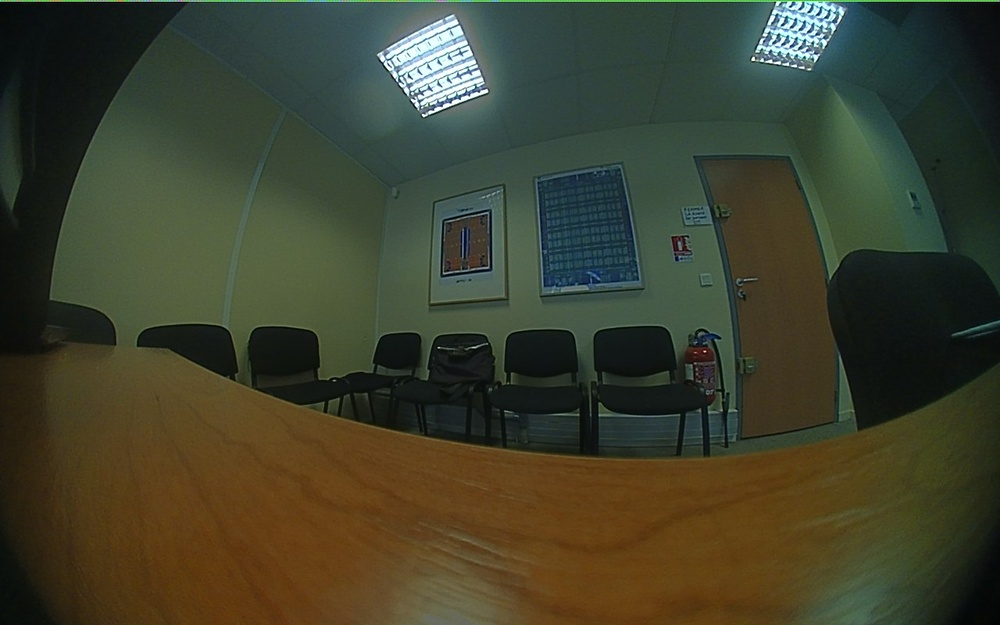
//> input picture mysamples/lena.jpg, 1000 x 625 px, shrunk from 1280 x 800 before the run
$ ./transparent_api lena.jpg   (built with g++ and OpenCV 4)
//> lines starting //> are read from the running program, lines starting //| are printed output that depends on the picture

//source https://www.learnopencv.com/opencv-transparent-api/

#include "opencv2/core.hpp"
#include "opencv2/core/cvdef.h"
#include "opencv2/core/utils/logger.hpp"
#include "opencv2/highgui.hpp"
#include "opencv2/imgcodecs.hpp"
#include "opencv2/imgproc.hpp"
#include <bits/stdint-intn.h>
#include <iomanip>
#include <iostream>
#include <ostream>
using namespace cv;

#define DEFAULT_IMAGE "lena.jpg"
#define USE_TRANSPARENT_API
#define SHOW_IMAGE true

#define TIMESTAMP_START                                                 \
  static int64 tick_ref = (int64)cv::getTickCount();                    \
  std::cout << "Start" << std::endl;

#define TIMESTAMP                                                       \
  {                                                                     \
    int64 tick = (int64)cv::getTickCount();                             \
    double t = double(tick - tick_ref) / cv::getTickFrequency();        \
    std::cout << std::fixed << std::setprecision(6) << t << " ["        \
              << std::fixed << std::setprecision(6) << tick - tick_ref  \
              << "] " << __FUNCTION__ << ":" << __LINE__ << std::endl;   \
  }


int main(int argc, char *argv[]) {
  //cv::utils::logging::setLogLevel(cv::utils::logging::LOG_LEVEL_DEBUG);
  cv::utils::logging::setLogLevel(cv::utils::logging::LOG_LEVEL_INFO);

  const char default_image_file[] = DEFAULT_IMAGE;
  const char * image = default_image_file;

  if(argc < 2) {
    std::cout << std::endl << "  Usage: " << argv[0] << " [<image>] " << std::endl << std::endl;
    std::cout << std::endl << "  Use default image: " << image  << std::endl;
  } else {
    image = argv[1];
  }

  TIMESTAMP_START;

#ifndef USE_TRANSPARENT_API
  Mat img, gray, gray2, gray3;
  img = imread(image, cv::IMREAD_COLOR);
#else
  UMat img, gray, gray2, gray3;;
  std::cout << "Use UMAT => trigger transparent api mode" << std::endl;
  String filename(image);
  imread(filename, cv::IMREAD_COLOR).copyTo(img);
//> img is the input picture: 625 rows x 1000 cols, CV_8UC3; mean B, G, R 45.5, 64.7, 62.3
#endif

  std::cout << "image size ori:" << img.size() << std::endl;
//| image size ori:[1000 x 625]

  TIMESTAMP;
  if(SHOW_IMAGE) {
    imshow("ori", img);
  }

  std::cout << "cvtColor" << std::endl;
  cvtColor(img, gray, COLOR_BGR2GRAY);
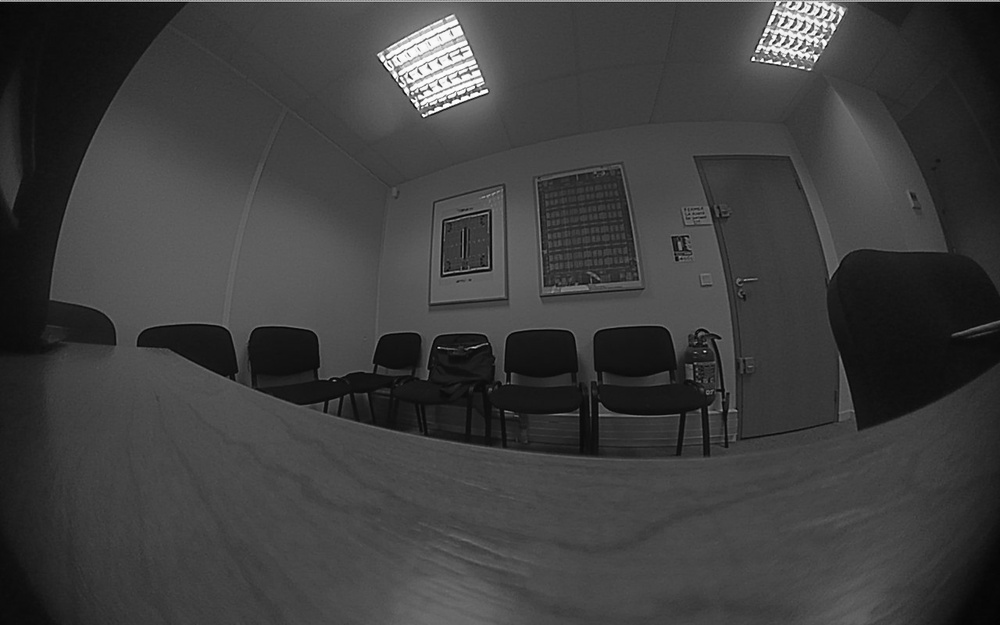
//> gray: 625 rows x 1000 cols, CV_8UC1; min 0, max 255, mean 61.8
  if(SHOW_IMAGE) {
    imshow("gray", gray);
  }
  TIMESTAMP;

  std::cout << "GaussianBlur" << std::endl;
  std::cout << "image size gray:" << gray.size() << std::endl;
//| image size gray:[1000 x 625]
  GaussianBlur(gray, gray2, Size(3, 3), 1.5);
  TIMESTAMP;

  std::cout << "Canny" << std::endl;
  Canny(gray2, gray3, 0, 50); TIMESTAMP;
//> after `Canny(gray2, gray3, 0, 50)`:
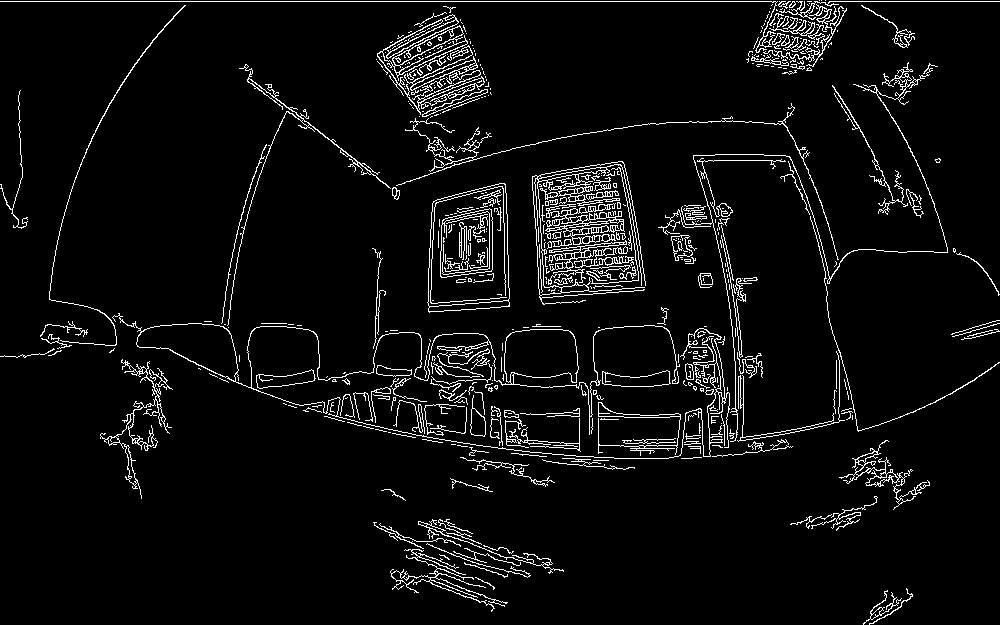
//> gray3: 625 rows x 1000 cols, CV_8UC1; 5.2% white in thin lines or dots

  if(SHOW_IMAGE) {
    imshow("edges", gray3);
    waitKey();
  }

  return 0;
}
